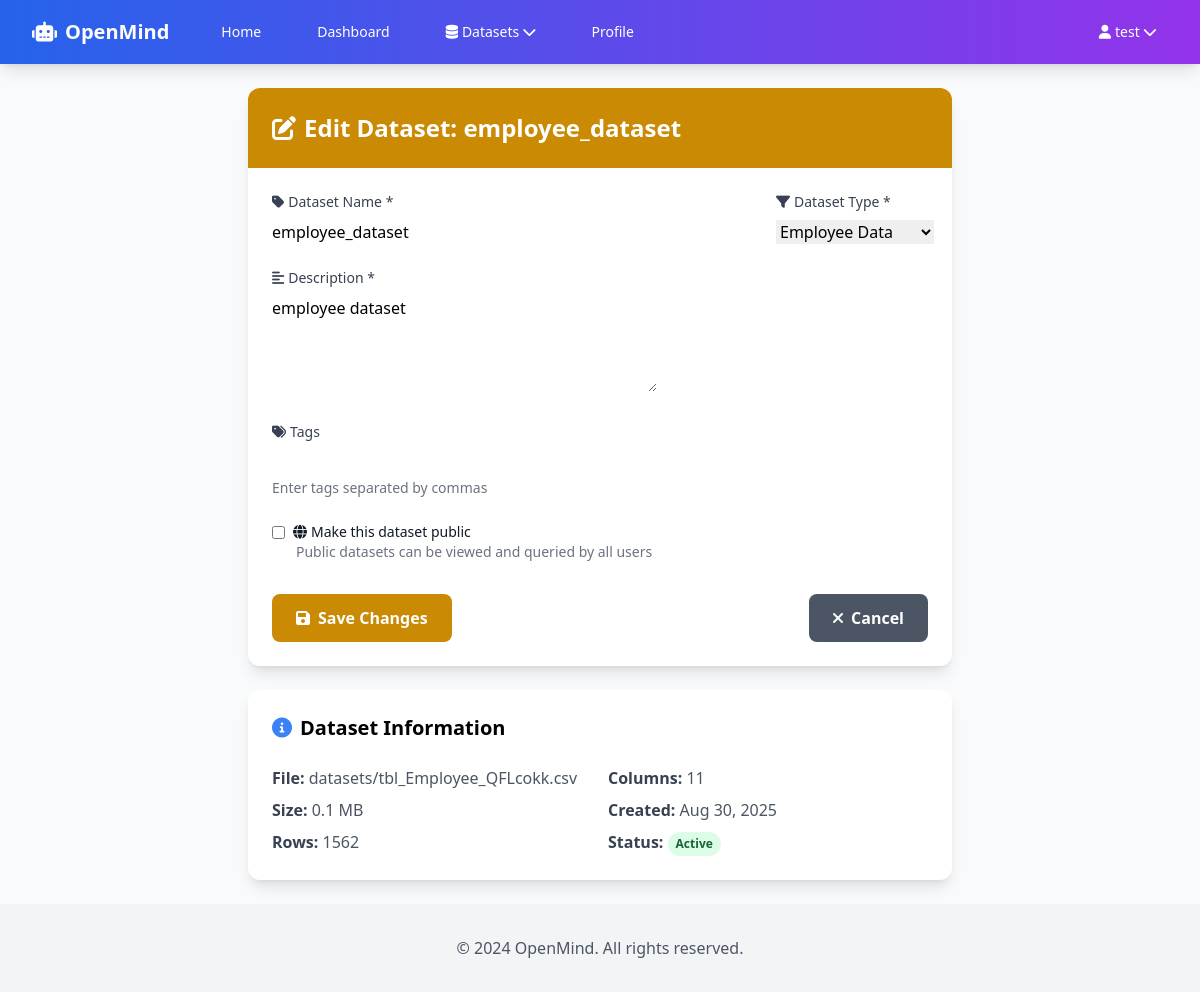
The app's page /datasets/7/edit/ (signed in) with its own data.
### chat/models.py (models this page shows, shortened)
class Dataset(models.Model):
    DATASET_TYPES = [
        ('employee', 'Employee Data'),
        ('budget', 'Budget Data'),
        ('performance', 'Performance Data'),
        ('financial', 'Financial Data'),
        ('custom', 'Custom Dataset'),
    ]
    DATASET_SOURCES = [
        ('file', 'File Upload (CSV/Excel)'),
        ('database', 'Database Connection'),
        ('api', 'API Endpoint'),
        ('external_link', 'External Link'),
    ]
    STATUS_CHOICES = [
        ('active', 'Active'),
        ('archived', 'Archived'),
        ('processing', 'Processing'),
        ('error', 'Error'),
        ('connecting', 'Connecting'),
    ]
    name = models.CharField(max_length=200, help_text="Name of the dataset")
    description = models.TextField(help_text="Detailed description of the dataset")
    dataset_type = models.CharField(max_length=20, choices=DATASET_TYPES, default='custom')
    dataset_source = models.CharField(max_length=20, choices=DATASET_SOURCES, default='file')
    csv_file = models.FileField(upload_to='datasets/', help_text="Upload CSV/Excel file", null=True, blank=True)
    file_size = models.BigIntegerField(help_text="File size in bytes", null=True, blank=True)
    row_count = models.IntegerField(help_text="Number of rows in the dataset", null=True, blank=True)
    column_count = models.IntegerField(help_text="Number of columns in the dataset", null=True, blank=True)
    db_host = models.CharField(max_length=255, help_text="Database host/connection string", null=True, blank=True)
    db_name = models.CharField(max_length=255, help_text="Database name", null=True, blank=True)
    db_port = models.IntegerField(help_text="Database port", null=True, blank=True)
    db_username = models.CharField(max_length=255, help_text="Database username", null=True, blank=True)
    db_password = models.CharField(max_length=255, help_text="Database password (encrypted)", null=True, blank=True)
    db_type = models.CharField(max_length=50, help_text="Database type (PostgreSQL, MySQL, SQLite, etc.)", null=True, blank=True)
    db_table = models.CharField(max_length=255, help_text="Table name or query", null=True, blank=True)
    db_query = models.TextField(help_text="SQL query or table reference", null=True, blank=True)
    api_url = models.URLField(help_text="API endpoint URL", null=True, blank=True)
    api_key = models.CharField(max_length=500, help_text="API key or authentication", null=True, blank=True)
    external_url = models.URLField(help_text="External data source URL", null=True, blank=True)
    columns_info = models.JSONField(default=dict, help_text="Information about columns (names, types, descriptions)")
    sample_data = models.JSONField(default=list, help_text="Sample rows for preview")
    status = models.CharField(max_length=20, choices=STATUS_CHOICES, default='processing')
    processing_errors = models.TextField(blank=True, help_text="Any errors during processing")
    last_sync = models.DateTimeField(null=True, blank=True, help_text="Last time data was synced from source")
    sync_frequency = models.CharField(max_length=20, choices=[
        ('manual', 'Manual'),
        ('hourly', 'Hourly'),
        ('daily', 'Daily'),
        ('weekly', 'Weekly'),
        ('monthly', 'Monthly')
    ], default='manual')
    owner = models.ForeignKey(User, on_delete=models.CASCADE, related_name='datasets')
    is_public = models.BooleanField(default=False, help_text="Whether this dataset is public to all users")
    shared_with = models.ManyToManyField(User, blank=True, related_name='shared_datasets')
    created_at = models.DateTimeField(default=timezone.now)
    updated_at = models.DateTimeField(auto_now=True)
    last_accessed = models.DateTimeField(null=True, blank=True)
    tags = models.CharField(max_length=500, blank=True, help_text="Comma-separated tags")
    class Meta:
        ordering = ['-created_at']
        verbose_name = 'Dataset'
        verbose_name_plural = 'Datasets'
    def get_file_size_mb(self):
        if self.file_size:
            return round(self.file_size / (1024 * 1024), 2)
        return 0

### chat/views.py (the view)
# urls.py: path('datasets/<int:dataset_id>/edit/', views.dataset_edit, name='dataset_edit'),
@login_required
def dataset_edit(request, dataset_id):
    dataset = get_object_or_404(Dataset, id=dataset_id, owner=request.user)
    if request.method == 'POST':
        form = DatasetEditForm(request.POST, instance=dataset)
        if form.is_valid():
            form.save()
            messages.success(request, f'Dataset "{dataset.name}" updated successfully!')
            return redirect('chat:dataset_detail', dataset_id=dataset.id)
    else:
        form = DatasetEditForm(instance=dataset)
    return render(request, 'chat/dataset_edit.html', {'form': form, 'dataset': dataset})

### chat/forms.py (shortened to what this page needs)
class DatasetEditForm(forms.ModelForm):
    class Meta:
        model = Dataset
        fields = ['name', 'description', 'dataset_type', 'tags', 'is_public', 'sync_frequency']
        widgets = {
            'name': forms.TextInput(attrs={'class': 'form-control'}),
            'description': forms.Textarea(attrs={'class': 'form-control', 'rows': 4}),
            'dataset_type': forms.Select(attrs={'class': 'form-control'}),
            'tags': forms.TextInput(attrs={'class': 'form-control'}),
            'is_public': forms.CheckboxInput(attrs={'class': 'form-check-input'}),
            'sync_frequency': forms.Select(attrs={'class': 'form-control'}),
        }

### chat/templates/chat/dataset_edit.html (shortened to what this page needs)
{% extends 'chat/base.html' %}
{% block content %}
<div class="max-w-3xl mx-auto px-4 sm:px-6 lg:px-8 py-6">
    <div class="bg-white rounded-xl shadow-lg overflow-hidden">
        <div class="bg-yellow-600 text-white p-6">
            <h1 class="text-2xl font-bold">
                <i class="fas fa-edit mr-2"></i>Edit Dataset: {{ dataset.name }}
            </h1>
        </div>
        <div class="p-6">
            <form method="post" novalidate>
                <div class="grid grid-cols-1 lg:grid-cols-4 gap-4 mb-6">
                    <div class="lg:col-span-3">
                        <label for="{{ form.name.id_for_label }}" class="block text-sm font-medium text-gray-700 mb-2">
                            <i class="fas fa-tag mr-1"></i>Dataset Name *
                        </label>
                        {{ form.name }}
                    </div>
                    <div>
                        <label for="{{ form.dataset_type.id_for_label }}" class="block text-sm font-medium text-gray-700 mb-2">
                            <i class="fas fa-filter mr-1"></i>Dataset Type *
                        </label>
                        {{ form.dataset_type }}
                    </div>
                </div>
                <div class="mb-6">
                    <label for="{{ form.description.id_for_label }}" class="block text-sm font-medium text-gray-700 mb-2">
                        <i class="fas fa-align-left mr-1"></i>Description *
                    </label>
                    {{ form.description }}
                </div>
                <div class="mb-6">
                    <label for="{{ form.tags.id_for_label }}" class="block text-sm font-medium text-gray-700 mb-2">
                        <i class="fas fa-tags mr-1"></i>Tags
                    </label>
                    {{ form.tags }}
                    <p class="text-sm text-gray-500 mt-1">Enter tags separated by commas</p>
                </div>
                <div class="mb-8">
                    <div class="flex items-center">
                        {{ form.is_public }}
                        <label class="ml-2 block text-sm text-gray-900" for="{{ form.is_public.id_for_label }}">
                            <i class="fas fa-globe mr-1"></i>Make this dataset public
                        </label>
                    </div>
                    <p class="text-sm text-gray-500 ml-6">Public datasets can be viewed and queried by all users</p>
                </div>
                <div class="flex flex-col sm:flex-row sm:justify-between gap-4">
                    <button type="submit" class="inline-flex items-center px-6 py-3 bg-yellow-600 text-white font-semibold rounded-lg hover:bg-yellow-700 transition-colors">
                        <i class="fas fa-save mr-2"></i>Save Changes
                    </button>
                    <a href="{% url 'chat:dataset_detail' dataset.id %}" class="inline-flex items-center justify-center px-6 py-3 bg-gray-600 text-white font-semibold rounded-lg hover:bg-gray-700 transition-colors">
                        <i class="fas fa-times mr-2"></i>Cancel
                    </a>
                </div>
            </form>
        </div>
    </div>
    <div class="bg-white rounded-xl shadow-lg p-6 mt-6">
        <h2 class="text-xl font-semibold mb-6">
            <i class="fas fa-info-circle mr-2 text-blue-500"></i>Dataset Information
        </h2>
        <div class="grid grid-cols-1 md:grid-cols-2 gap-4">
            <div class="space-y-2">
                <div><span class="font-semibold text-gray-700">File:</span> <span class="text-gray-600">{{ dataset.csv_file.name }}</span></div>
                <div><span class="font-semibold text-gray-700">Size:</span> <span class="text-gray-600">{{ dataset.get_file_size_mb }} MB</span></div>
                <div><span class="font-semibold text-gray-700">Rows:</span> <span class="text-gray-600">{{ dataset.row_count|default:0 }}</span></div>
            </div>
            <div class="space-y-2">
                <div><span class="font-semibold text-gray-700">Columns:</span> <span class="text-gray-600">{{ dataset.column_count|default:0 }}</span></div>
                <div><span class="font-semibold text-gray-700">Created:</span> <span class="text-gray-600">{{ dataset.created_at|date:"M d, Y" }}</span></div>
                <div>
                    <span class="font-semibold text-gray-700">Status:</span>
                    <span class="inline-flex px-2 py-1 text-xs font-semibold rounded-full {% if dataset.status == 'active' %}bg-green-100 text-green-800{% elif dataset.status == 'processing' %}bg-yellow-100 text-yellow-800{% else %}bg-red-100 text-red-800{% endif %}">
                        {{ dataset.get_status_display }}
                    </span>
                </div>
            </div>
        </div>
    </div>
</div>
{% endblock %}

### chat/templates/chat/base.html (shortened to what this page needs)
<!DOCTYPE html>
<html lang="en">
<head>
    <script src="https://cdn.tailwindcss.com"></script>
    <link rel="stylesheet" href="https://cdnjs.cloudflare.com/ajax/libs/font-awesome/6.0.0/css/all.min.css">
</head>
<body class="flex flex-col min-h-screen bg-gray-50">
    <nav class="bg-gradient-to-r from-blue-600 to-purple-600 shadow-lg">
        <div class="max-w-7xl mx-auto px-4 sm:px-6 lg:px-8">
            <div class="flex justify-between h-16">
                <div class="flex items-center">
                    <a href="{% url 'chat:home' %}" class="flex items-center text-white font-bold text-xl">
                        <i class="fas fa-robot mr-2"></i>OpenMind
                    </a>
                    <div class="hidden md:ml-10 md:flex md:space-x-8">
                        <a href="{% url 'chat:home' %}" class="text-white hover:text-gray-200 px-3 py-2 text-sm font-medium">Home</a>
                        {% if user.is_authenticated %}
                            <a href="{% url 'chat:dashboard' %}" class="text-white hover:text-gray-200 px-3 py-2 text-sm font-medium">Dashboard</a>
                            <div class="relative group">
                                <button class="text-white hover:text-gray-200 px-3 py-2 text-sm font-medium flex items-center">
                                    <i class="fas fa-database mr-1"></i>Datasets
                                    <i class="fas fa-chevron-down ml-1"></i>
                                </button>
                            </div>
                            <a href="{% url 'chat:profile' %}" class="text-white hover:text-gray-200 px-3 py-2 text-sm font-medium">Profile</a>
                        {% endif %}
                    </div>
                </div>
                <div class="flex items-center space-x-4">
                    {% if user.is_authenticated %}
                        <div class="relative group">
                            <button class="text-white hover:text-gray-200 px-3 py-2 text-sm font-medium flex items-center">
                                <i class="fas fa-user mr-1"></i>{{ user.username }}
                                <i class="fas fa-chevron-down ml-1"></i>
                            </button>
                        </div>
                    {% else %}
                        <a href="{% url 'chat:login' %}" class="text-white hover:text-gray-200 px-3 py-2 text-sm font-medium">Login</a>
                        <a href="{% url 'chat:register' %}" class="bg-white text-blue-600 hover:bg-gray-100 px-4 py-2 rounded-md text-sm font-medium transition-colors">Register</a>
                    {% endif %}
                </div>
            </div>
        </div>
    </nav>
    <main class="flex-1">
        {% block content %}{% endblock %}
    </main>
    <footer class="bg-gray-100 py-8 mt-auto">
        <div class="max-w-7xl mx-auto px-4 sm:px-6 lg:px-8 text-center">
            <p class="text-gray-600">&copy; 2024 OpenMind. All rights reserved.</p>
        </div>
    </footer>
</body>
</html>

### records on screen
Dataset: name "employee_dataset", dataset_type "Employee Data", description "employee dataset", csv_file.name "datasets/tbl_Employee_QFLcokk.csv", get_file_size_mb "0.1", row_count "1562", column_count "11", created_at "Aug 30, 2025", status "Active"

### other values on screen
{{ user.username }} "test"
